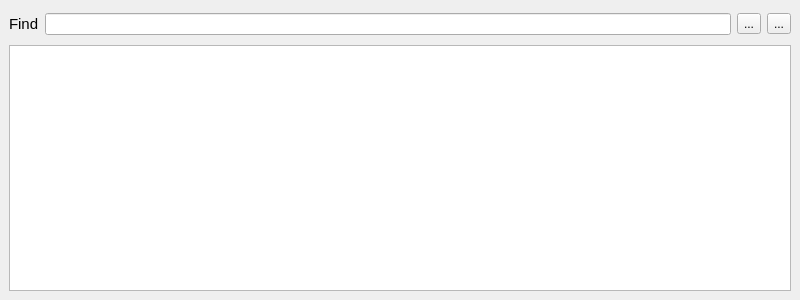
<?xml version="1.0" encoding="UTF-8"?>
<ui version="4.0">
 <class>ConsoleDialog</class>
 <widget class="QDialog" name="ConsoleDialog">
  <property name="windowModality">
   <enum>Qt::WindowModality::NonModal</enum>
  </property>
  <property name="geometry">
   <rect>
    <x>0</x>
    <y>0</y>
    <width>800</width>
    <height>300</height>
   </rect>
  </property>
  <property name="windowTitle">
   <string>Form</string>
  </property>
  <layout class="QHBoxLayout" name="horizontalLayout">
   <property name="spacing">
    <number>0</number>
   </property>
   <property name="leftMargin">
    <number>0</number>
   </property>
   <property name="topMargin">
    <number>0</number>
   </property>
   <property name="rightMargin">
    <number>0</number>
   </property>
   <property name="bottomMargin">
    <number>0</number>
   </property>
   <item>
    <widget class="QWidget" name="widget" native="true">
     <layout class="QHBoxLayout" name="horizontalLayout_3">
      <item>
       <layout class="QVBoxLayout" name="verticalLayout">
        <item>
         <widget class="QWidget" name="widget_2" native="true">
          <property name="sizePolicy">
           <sizepolicy hsizetype="Preferred" vsizetype="Minimum">
            <horstretch>0</horstretch>
            <verstretch>0</verstretch>
           </sizepolicy>
          </property>
          <property name="minimumSize">
           <size>
            <width>0</width>
            <height>30</height>
           </size>
          </property>
          <layout class="QHBoxLayout" name="horizontalLayout_2">
           <property name="spacing">
            <number>6</number>
           </property>
           <property name="leftMargin">
            <number>0</number>
           </property>
           <property name="topMargin">
            <number>0</number>
           </property>
           <property name="rightMargin">
            <number>0</number>
           </property>
           <property name="bottomMargin">
            <number>0</number>
           </property>
           <item>
            <widget class="QLabel" name="label">
             <property name="font">
              <font>
               <pointsize>11</pointsize>
              </font>
             </property>
             <property name="text">
              <string>Find</string>
             </property>
            </widget>
           </item>
           <item>
            <widget class="QLineEdit" name="find"/>
           </item>
           <item>
            <widget class="QToolButton" name="previous">
             <property name="text">
              <string>...</string>
             </property>
             <property name="shortcut">
              <string>Shift+F3</string>
             </property>
            </widget>
           </item>
           <item>
            <widget class="QToolButton" name="next">
             <property name="text">
              <string>...</string>
             </property>
             <property name="shortcut">
              <string>F3</string>
             </property>
            </widget>
           </item>
          </layout>
         </widget>
        </item>
        <item>
         <widget class="QPlainTextEdit" name="log">
          <property name="font">
           <font>
            <pointsize>10</pointsize>
           </font>
          </property>
          <property name="readOnly">
           <bool>true</bool>
          </property>
         </widget>
        </item>
       </layout>
      </item>
     </layout>
    </widget>
   </item>
  </layout>
 </widget>
 <resources/>
 <connections/>
</ui>
